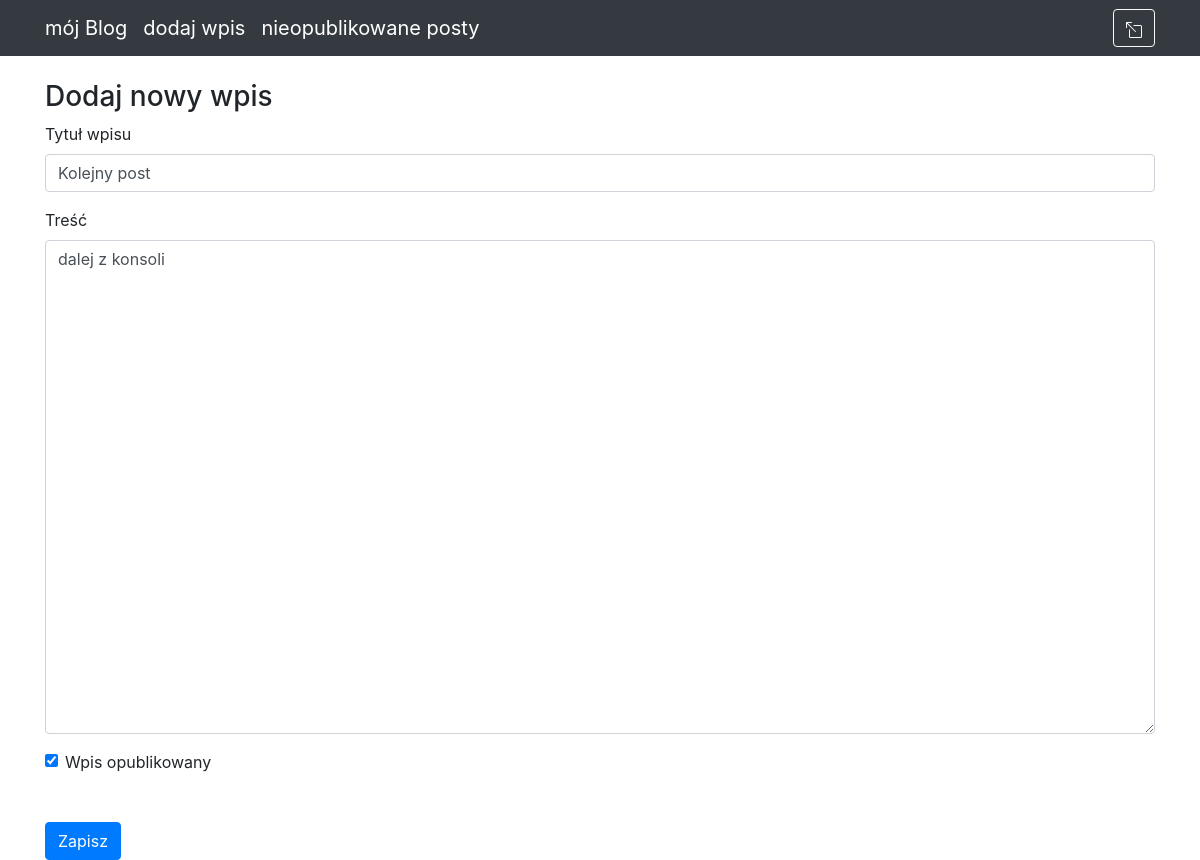
Screenshot of /post/2/ (signed in) with the database file from the repository.
### blog_app/models.py (models this page shows)
class Entry(db.Model):
    id = db.Column(db.Integer, primary_key=True)
    title = db.Column(db.String(80), nullable=False)
    body = db.Column(db.Text, nullable=False)
    pub_date = db.Column(db.DateTime, nullable=False,
                         default=datetime.datetime.utcnow())
    is_published = db.Column(db.Boolean, default=False)

### blog_app/routes.py (the view, shortened to what this page needs)
@app.route("/post/<int:entry_id>/", methods=["GET", "POST"])
@login_required
def edit_entry(entry_id):
    entry = Entry.query.filter_by(id=entry_id).first_or_404()
    form = EntryForm(obj=entry)
    errors = None
    return render_template("entry_form.html", form=form, errors=errors)

### blog_app/forms.py
class EntryForm(FlaskForm):
    title = StringField('Title', validators=[DataRequired()])
    body = TextAreaField('Content', validators=[DataRequired()])
    is_published = BooleanField('Is Published?')

### blog_app/routes.py (called while the page is built)
def login_required(view_func):
    @functools.wraps(view_func)
    def check_permissions(*args, **kwargs):
        if session.get('logged_in'):
            return view_func(*args, **kwargs)
        return redirect(url_for('login', next=request.path))
    return check_permissions

### blog_app/templates/entry_form.html (shortened to what this page needs)
{% extends "base.html" %}
{% block content %}
<h3>
    Dodaj nowy wpis
</h3>
<form action="" method="POST">
    <div class="form-group">
        <label for="title">Tytuł wpisu</label>
        {{ form.title(class_="form-control") }}
    </div>
    <div class="form-group">
        <label for="body">Treść</label>
        {{ form.body(class_="form-control", cols="100", rows="20") }}
    </div>
    <div class="form-check">
        {{ form.is_published(class_="form-check-input") }}
        <label class="form-check-label" for="is_published">Wpis opublikowany</label>
    </div>
    <button type="submit" class="btn btn-primary mt-5">Zapisz</button>
</form>
{% endblock %}

### rows the page displays
Entry: title "Kolejny post", body "dalej z konsoli", is_published "☑"
